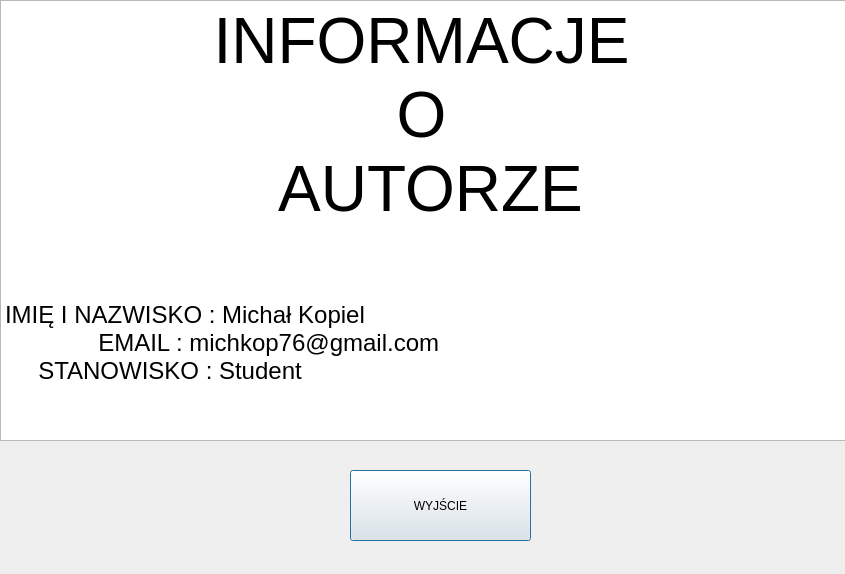
<?xml version="1.0" encoding="UTF-8"?>
<ui version="4.0">
 <class>AuthorInformation</class>
 <widget class="QDialog" name="AuthorInformation">
  <property name="geometry">
   <rect>
    <x>0</x>
    <y>0</y>
    <width>845</width>
    <height>574</height>
   </rect>
  </property>
  <property name="windowTitle">
   <string>Dialog</string>
  </property>
  <widget class="QPushButton" name="pushButton">
   <property name="geometry">
    <rect>
     <x>350</x>
     <y>470</y>
     <width>181</width>
     <height>71</height>
    </rect>
   </property>
   <property name="text">
    <string>WYJŚCIE</string>
   </property>
  </widget>
  <widget class="QTextBrowser" name="textBrowser">
   <property name="geometry">
    <rect>
     <x>0</x>
     <y>0</y>
     <width>861</width>
     <height>441</height>
    </rect>
   </property>
   <property name="html">
    <string>&lt;!DOCTYPE HTML PUBLIC &quot;-//W3C//DTD HTML 4.0//EN&quot; &quot;http://www.w3.org/TR/REC-html40/strict.dtd&quot;&gt;
&lt;html&gt;&lt;head&gt;&lt;meta name=&quot;qrichtext&quot; content=&quot;1&quot; /&gt;&lt;style type=&quot;text/css&quot;&gt;
p, li { white-space: pre-wrap; }
&lt;/style&gt;&lt;/head&gt;&lt;body style=&quot; font-family:'.AppleSystemUIFont'; font-size:13pt; font-weight:400; font-style:normal;&quot;&gt;
&lt;p align=&quot;center&quot; style=&quot; margin-top:0px; margin-bottom:0px; margin-left:0px; margin-right:0px; -qt-block-indent:0; text-indent:0px;&quot;&gt;&lt;span style=&quot; font-size:48pt;&quot;&gt;INFORMACJE &lt;/span&gt;&lt;/p&gt;
&lt;p align=&quot;center&quot; style=&quot; margin-top:0px; margin-bottom:0px; margin-left:0px; margin-right:0px; -qt-block-indent:0; text-indent:0px;&quot;&gt;&lt;span style=&quot; font-size:48pt;&quot;&gt;O &lt;/span&gt;&lt;/p&gt;
&lt;p align=&quot;center&quot; style=&quot; margin-top:0px; margin-bottom:0px; margin-left:0px; margin-right:0px; -qt-block-indent:0; text-indent:0px;&quot;&gt;&lt;span style=&quot; font-size:48pt;&quot;&gt;AUTORZE&lt;/span&gt;&lt;/p&gt;
&lt;p align=&quot;center&quot; style=&quot;-qt-paragraph-type:empty; margin-top:0px; margin-bottom:0px; margin-left:0px; margin-right:0px; -qt-block-indent:0; text-indent:0px; font-size:48pt;&quot;&gt;&lt;br /&gt;&lt;/p&gt;
&lt;p align=&quot;justify&quot; style=&quot; margin-top:0px; margin-bottom:0px; margin-left:0px; margin-right:0px; -qt-block-indent:0; text-indent:0px;&quot;&gt;&lt;span style=&quot; font-size:18pt;&quot;&gt;IMIĘ I NAZWISKO : Michał Kopiel&lt;/span&gt;&lt;/p&gt;
&lt;p align=&quot;justify&quot; style=&quot; margin-top:0px; margin-bottom:0px; margin-left:0px; margin-right:0px; -qt-block-indent:0; text-indent:0px;&quot;&gt;&lt;span style=&quot; font-size:18pt;&quot;&gt;  	  EMAIL : michkop76@gmail.com&lt;/span&gt;&lt;/p&gt;
&lt;p align=&quot;justify&quot; style=&quot; margin-top:0px; margin-bottom:0px; margin-left:0px; margin-right:0px; -qt-block-indent:0; text-indent:0px;&quot;&gt;&lt;span style=&quot; font-size:18pt;&quot;&gt;     STANOWISKO : Student&lt;/span&gt;&lt;/p&gt;
&lt;p align=&quot;justify&quot; style=&quot;-qt-paragraph-type:empty; margin-top:0px; margin-bottom:0px; margin-left:0px; margin-right:0px; -qt-block-indent:0; text-indent:0px; font-size:18pt;&quot;&gt;&lt;br /&gt;&lt;/p&gt;&lt;/body&gt;&lt;/html&gt;</string>
   </property>
  </widget>
 </widget>
 <resources/>
 <connections/>
</ui>
